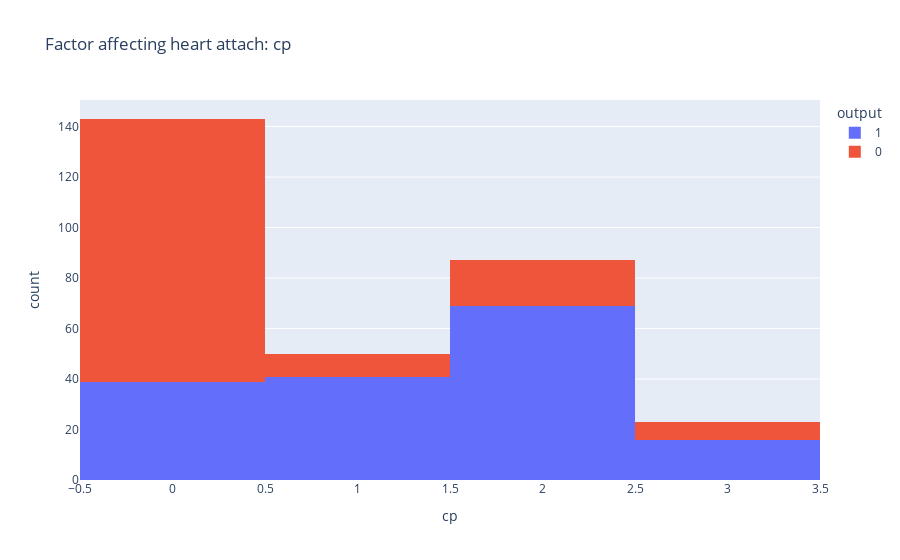

Source (notebook cell):
### Code cell
figure = px.histogram(data, x = "cp",
                      color = "output",
                      title = "Factor affecting heart attach: cp")
figure.show()

### Figure 1 — Plotly figure (JSON) as saved in the notebook; plotly's stock layout.template omitted (floating-point values rounded to 4 significant figures; data arrays with more than 128 entries replaced by an {"elided": "..."} marker saying what was removed)
{"data": [{"alignmentgroup": "True", "bingroup": "x", "hovertemplate": "output=1<br>cp=%{x}<br>count=%{y}<extra></extra>", "legendgroup": "1", "marker": {"color": "#636efa", "pattern": {"shape": ""}}, "name": "1", "offsetgroup": "1", "orientation": "v", "showlegend": true, "type": "histogram", "x": {"elided": "165 int values"}, "xaxis": "x", "yaxis": "y"}, {"alignmentgroup": "True", "bingroup": "x", "hovertemplate": "output=0<br>cp=%{x}<br>count=%{y}<extra></extra>", "legendgroup": "0", "marker": {"color": "#EF553B", "pattern": {"shape": ""}}, "name": "0", "offsetgroup": "0", "orientation": "v", "showlegend": true, "type": "histogram", "x": {"elided": "138 int values"}, "xaxis": "x", "yaxis": "y"}], "layout": {"barmode": "relative", "legend": {"title": {"text": "output"}, "tracegroupgap": 0}, "title": {"text": "Factor affecting heart attach: cp"}, "xaxis": {"anchor": "y", "domain": [0, 1], "title": {"text": "cp"}}, "yaxis": {"anchor": "x", "domain": [0, 1], "title": {"text": "count"}}}}
